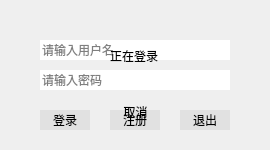
<?xml version="1.0" encoding="UTF-8"?>
<ui version="4.0">
 <class>LoginWindow</class>
 <widget class="QMainWindow" name="LoginWindow">
  <property name="geometry">
   <rect>
    <x>0</x>
    <y>0</y>
    <width>270</width>
    <height>150</height>
   </rect>
  </property>
  <property name="minimumSize">
   <size>
    <width>270</width>
    <height>150</height>
   </size>
  </property>
  <property name="maximumSize">
   <size>
    <width>270</width>
    <height>150</height>
   </size>
  </property>
  <property name="windowTitle">
   <string>LoginWindow</string>
  </property>
  <property name="autoFillBackground">
   <bool>false</bool>
  </property>
  <property name="styleSheet">
   <string notr="true"/>
  </property>
  <widget class="QWidget" name="centralWidget">
   <property name="minimumSize">
    <size>
     <width>270</width>
     <height>150</height>
    </size>
   </property>
   <property name="maximumSize">
    <size>
     <width>270</width>
     <height>150</height>
    </size>
   </property>
   <property name="styleSheet">
    <string notr="true">border-radius: 0;</string>
   </property>
   <widget class="QLineEdit" name="usernameEdit">
    <property name="geometry">
     <rect>
      <x>40</x>
      <y>40</y>
      <width>190</width>
      <height>20</height>
     </rect>
    </property>
    <property name="minimumSize">
     <size>
      <width>190</width>
      <height>20</height>
     </size>
    </property>
    <property name="maximumSize">
     <size>
      <width>190</width>
      <height>20</height>
     </size>
    </property>
    <property name="styleSheet">
     <string notr="true">background-color: white</string>
    </property>
    <property name="placeholderText">
     <string>请输入用户名</string>
    </property>
   </widget>
   <widget class="QLineEdit" name="passwordEdit">
    <property name="geometry">
     <rect>
      <x>40</x>
      <y>70</y>
      <width>190</width>
      <height>20</height>
     </rect>
    </property>
    <property name="minimumSize">
     <size>
      <width>190</width>
      <height>20</height>
     </size>
    </property>
    <property name="maximumSize">
     <size>
      <width>190</width>
      <height>20</height>
     </size>
    </property>
    <property name="styleSheet">
     <string notr="true">background-color: white;</string>
    </property>
    <property name="echoMode">
     <enum>QLineEdit::Password</enum>
    </property>
    <property name="placeholderText">
     <string>请输入密码</string>
    </property>
   </widget>
   <widget class="QPushButton" name="loginButton">
    <property name="geometry">
     <rect>
      <x>40</x>
      <y>110</y>
      <width>50</width>
      <height>20</height>
     </rect>
    </property>
    <property name="minimumSize">
     <size>
      <width>50</width>
      <height>20</height>
     </size>
    </property>
    <property name="maximumSize">
     <size>
      <width>50</width>
      <height>20</height>
     </size>
    </property>
    <property name="styleSheet">
     <string notr="true">background-color: #e1e1e1;</string>
    </property>
    <property name="text">
     <string>登录</string>
    </property>
   </widget>
   <widget class="QPushButton" name="regButton">
    <property name="geometry">
     <rect>
      <x>110</x>
      <y>110</y>
      <width>50</width>
      <height>20</height>
     </rect>
    </property>
    <property name="minimumSize">
     <size>
      <width>50</width>
      <height>20</height>
     </size>
    </property>
    <property name="maximumSize">
     <size>
      <width>50</width>
      <height>20</height>
     </size>
    </property>
    <property name="styleSheet">
     <string notr="true">background-color: #e1e1e1;</string>
    </property>
    <property name="text">
     <string>注册</string>
    </property>
   </widget>
   <widget class="QPushButton" name="exitButton">
    <property name="geometry">
     <rect>
      <x>180</x>
      <y>110</y>
      <width>50</width>
      <height>20</height>
     </rect>
    </property>
    <property name="minimumSize">
     <size>
      <width>50</width>
      <height>20</height>
     </size>
    </property>
    <property name="maximumSize">
     <size>
      <width>50</width>
      <height>20</height>
     </size>
    </property>
    <property name="styleSheet">
     <string notr="true">background-color: #e1e1e1;</string>
    </property>
    <property name="text">
     <string>退出</string>
    </property>
   </widget>
   <widget class="QLabel" name="loginLabel">
    <property name="geometry">
     <rect>
      <x>110</x>
      <y>50</y>
      <width>54</width>
      <height>12</height>
     </rect>
    </property>
    <property name="text">
     <string>正在登录</string>
    </property>
   </widget>
   <widget class="QPushButton" name="cancelButton">
    <property name="geometry">
     <rect>
      <x>110</x>
      <y>100</y>
      <width>51</width>
      <height>23</height>
     </rect>
    </property>
    <property name="text">
     <string>取消</string>
    </property>
   </widget>
  </widget>
 </widget>
 <layoutdefault spacing="6" margin="11"/>
 <resources/>
 <connections/>
</ui>
